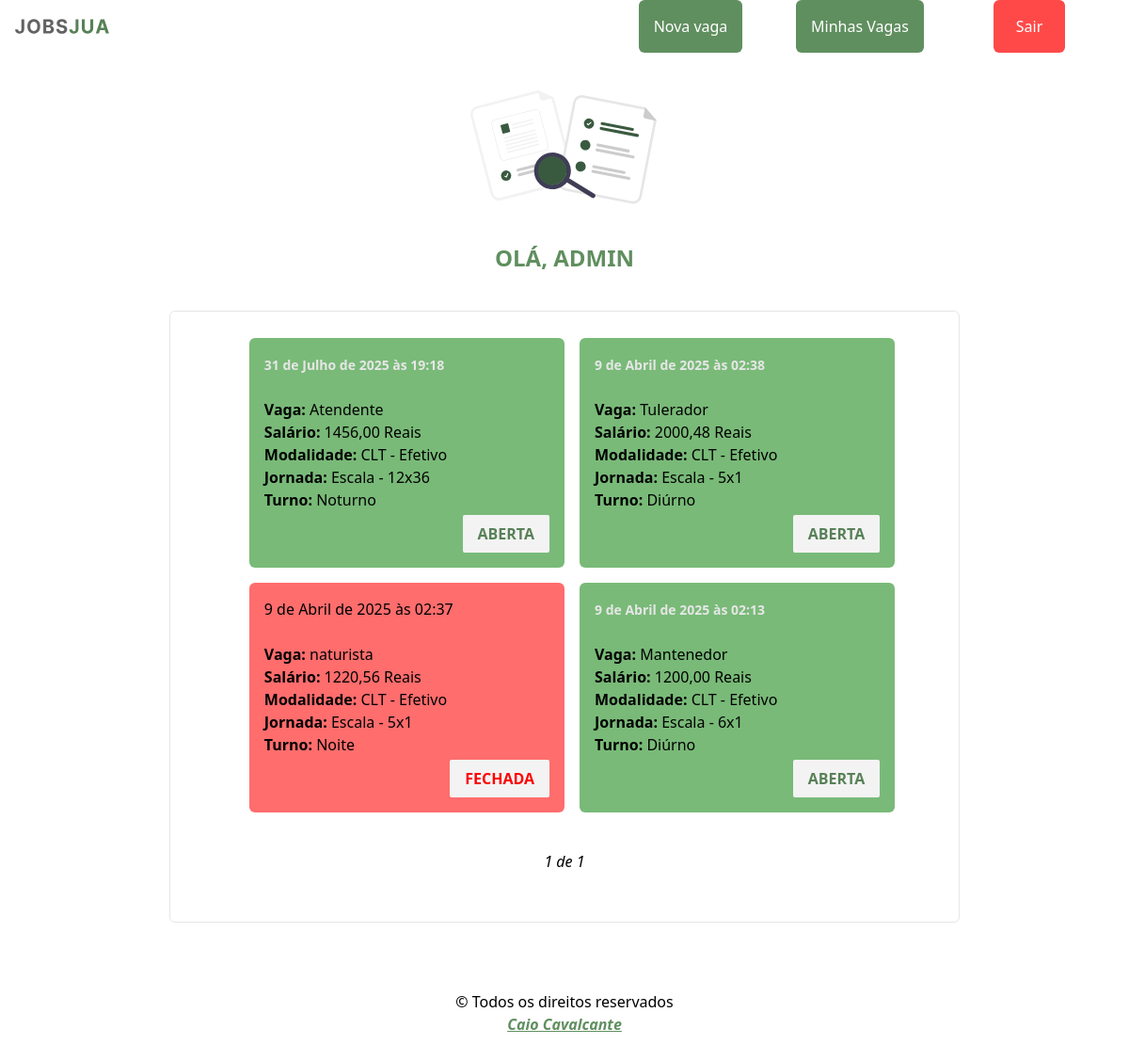
Page /auth/platform/ (signed in) on the earlier database version.
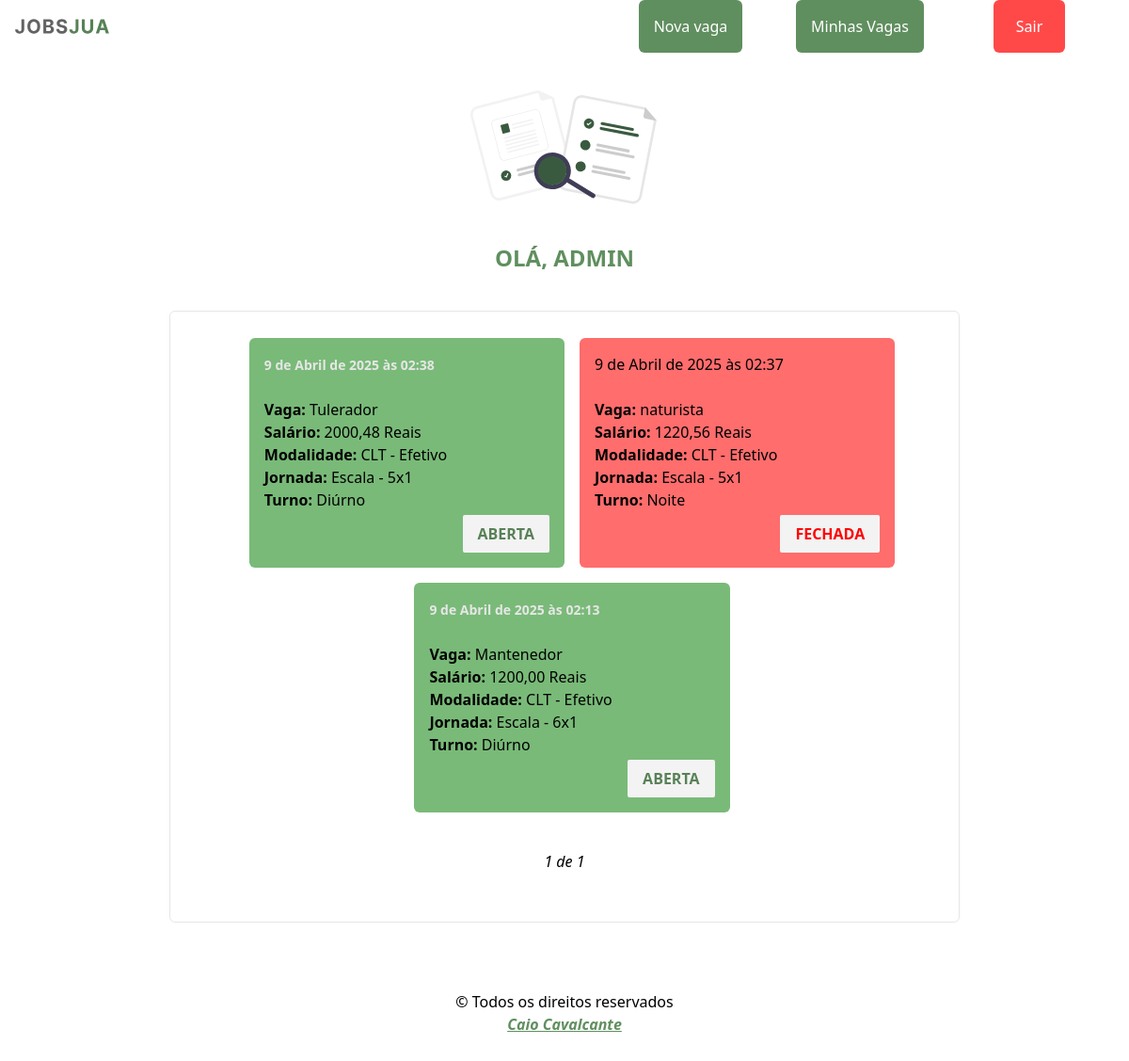
Same page on the later database version.
### jobs/models.py (models this page shows, shortened)
class Vacancie(models.Model):
  TYPE_MODALITY = (
    ("CLT - Efetivo",     'CLT - Efetivo'),
    ("CLT - Ferista",     'CLT - Ferista'),
    ("CLT - Contrato",    'CLT - Contrato'),
    ("AVULSO - Diaria",   'AVULSO - Diaria'),
    ("AVULSO - Semanal",  'AVULSO - Semanal'),
    ("AVULSO - Quinzena", 'AVULSO - Quinzena'),
    ("CNPJ - Prestação de serviço",  'CNPJ - Prestação de serviço'),
  )
  TYPE_JOURNEY = (
    ("Escala - 5x1",      'Escala - 5x1'),
    ("Escala - 5x2",      'Escala - 5x2'),
    ("Escala - 6x1",      'Escala - 6x1'),
    ("Escala - 12x36",    'Escala - 12x36'),
    ("Escala - 18x36",    'Escala - 18x36'),
    ("Diaria - 1 Dia",    'Diaria - 1 Dia'),
    ("Diaria - 7 Dias",   'Diaria - 7 Dias'),
    ("Diaria - 15 Dias",  'Diaria - 15 Dias'),
  )
  TYPE_STATE = (
    (True,'Vaga aberta'),
    (False,'Vaga fechada'),
  )
  title = models.CharField(max_length=200, blank=False, null=False, verbose_name="Titulo")
  enterprise = models.ForeignKey(Enterprise,on_delete=models.CASCADE, verbose_name="Empresa")
  email = models.CharField(max_length=200, blank=False, null=False, verbose_name="Email")
  whatsapp = models.CharField(max_length=200, blank=False, null=False, verbose_name="WhatsApp")
  wage = models.FloatField(max_length=200, blank=False, null=False, verbose_name="Salário")
  modality = models.CharField(choices=TYPE_MODALITY, verbose_name="Modalidade", max_length=200)
  weekly_journey = models.CharField(choices=TYPE_JOURNEY, verbose_name="Jornada", max_length=200)
  work_shift = models.CharField(max_length=200, blank=False, null=False, verbose_name="Turno")
  state = models.BooleanField( choices=TYPE_STATE, default=True , verbose_name="Estado",  )
  description = models.TextField(max_length=2000, blank=False, null=False, verbose_name="Descrição")
  create_at = models.DateTimeField(auto_now=True)
  class Meta:
    verbose_name_plural = 'Vagas'

### secret/views.py (the view)
# urls.py: path('platform/', views.platform, name='platform'),
@login_required(login_url='login')
def platform(request):
    enterprise_loggedin = request.user
    company_vacancie = Vacancie.objects.filter(enterprise=enterprise_loggedin).order_by("-id")
    vacancie_paginator = Paginator(company_vacancie, 8)
    page_num = request.GET.get('page')
    page = vacancie_paginator.get_page(page_num)
    context = {
      "company_vacancie": company_vacancie,
      "page": page
    }
    return render(request, template_name='platform.html', context=context)

### secret/templates/platform.html (shortened to what this page needs)
{% extends "jobs/base.html" %}
{% load icons static %}
{% block title-page %}
  <img width="200" height="200" class="mb-10"
  src="{%  static 'svg/search.svg' %}" alt="uma lupa">
  OLÁ, {{ user.username|upper }} <strong class="ml-2">{% icon 'happy' %}</strong>
{% endblock title-page %}
{% block main %}
    {% for item in page %}
      {% if item.state == True %}
        <a href="{% url 'secret_one_vacancie' id=item.id %}"
          class="w-[90%] h-auto bg-myGreen-400  hover:bg-myGreen-500 duration-300  p-4 rounded-md my-2
          md:w-[80%]
          lg:w-[40%] lg:ml-4
        ">
          <strong class="text-sm text-myWhite-200" >{{ item.create_at }}</strong> <br>
          <br>
          <strong>Vaga: </strong>{{ item.title }}<br>
          <strong>Salário: </strong>{{ item.wage|floatformat:2 }} Reais  <br>
          <strong>Modalidade: </strong> {{ item.modality }} <br>
          <strong>Jornada: </strong> {{ item.weekly_journey }} <br>
          <strong>Turno: </strong> {{ item.work_shift }} <br>
          <div class="flex justify-end items-center mt-1">
            <strong class="px-4 py-2 text-myGreen-800 bg-myWhite-100  rounded-sm">ABERTA</strong>
          </div>
        </a>
      {% else %}
        <a href="{% url 'secret_one_vacancie' id=item.id %}"
            class="w-[90%] h-auto bg-myRed-400  hover:bg-myRed-500 duration-300  p-4 rounded-md my-2
            md:w-[80%]
            lg:w-[40%] lg:ml-4
          "
            <strong class="text-sm text-myWhite-200" >{{ item.create_at }}</strong> <br>
            <br>
            <strong>Vaga: </strong>{{ item.title }}<br>
            <strong>Salário: </strong>{{ item.wage|floatformat:2 }} Reais  <br>
            <strong>Modalidade: </strong> {{ item.modality }} <br>
            <strong>Jornada: </strong> {{ item.weekly_journey }} <br>
            <strong>Turno: </strong> {{ item.work_shift }} <br>
            <div class="flex justify-end items-center mt-1">
              <strong class="px-4 py-2 text-myRed-800 bg-myWhite-100  rounded-sm">FECHADA</strong>
            </div>
          </a>
      {% endif %}
    {% endfor %}
    <div class="
      my-4 py-4 w-full flex justify-center items-center radius-sm
      md:px-60
      ld:px-70
    ">
      <h2 class="mx-4 italic">{{page.number}} de {{page.paginator.num_pages}}</h2>
    </div>
{% endblock %}

Differences in the rows shown:
removed Vacancie: create_at "31 de Julho de 2025 às 19:18", title "Atendente", wage "1456,00", modality "CLT - Efetivo", weekly_journey "Escala - 12x36", work_shift "Noturno"
